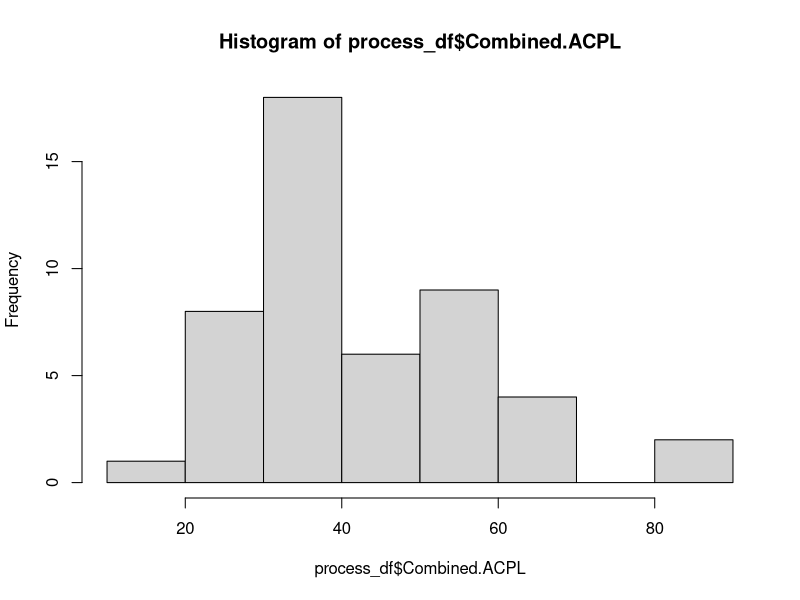
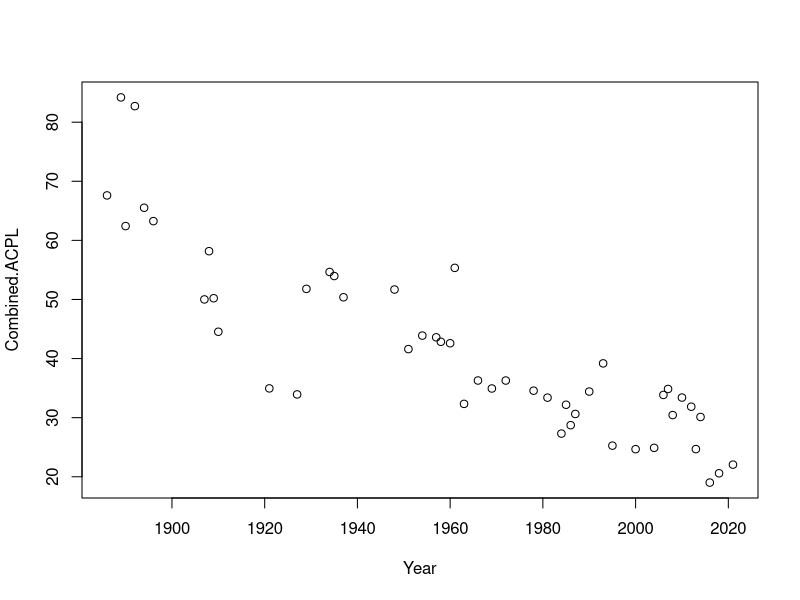
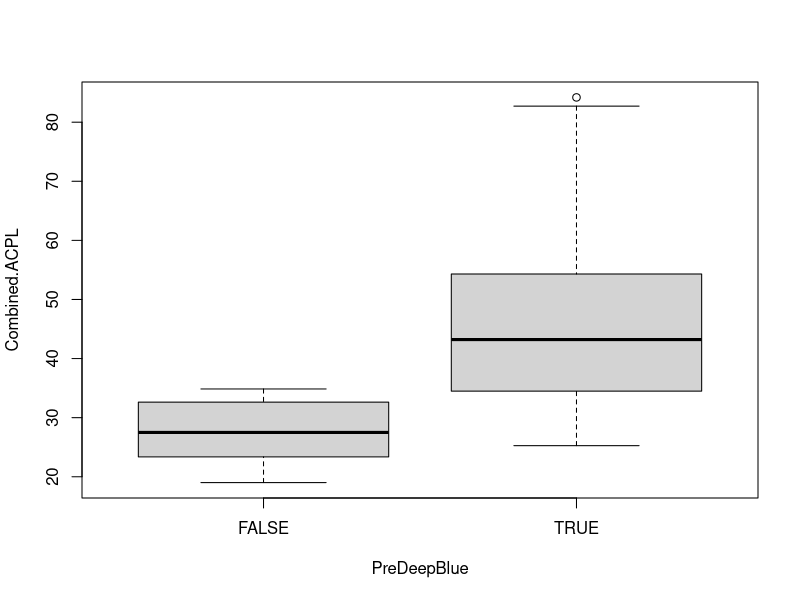
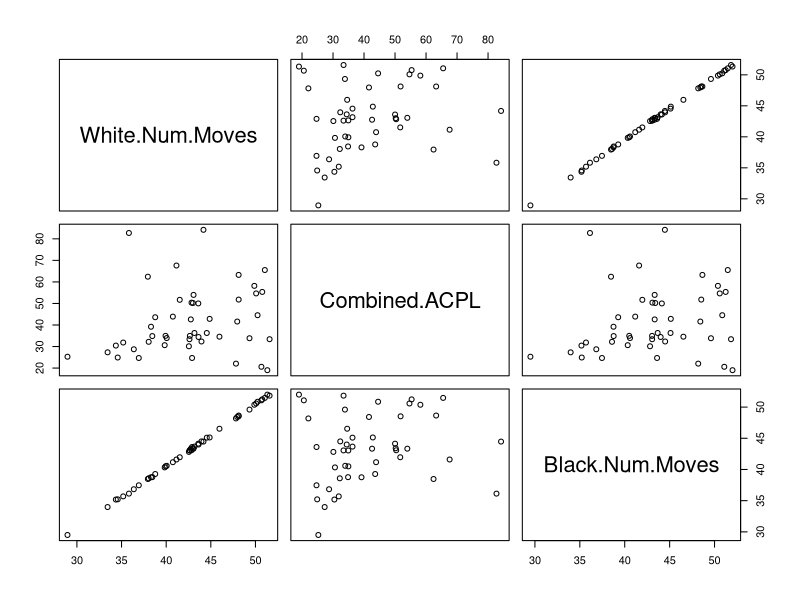

Write R code to recreate these figures, in order. (Note: this script raises an error after producing the figures.)
## ---- chunk 1
chess_df <- read.csv("analysis.csv")
## ---- chunk 2
normalize<-function(data){
  return((data-mean(data)) / sd(data))
}

df <- chess_df[,c('Year','White.Num.Moves','Black.Num.Moves','Combined.ACPL','PreDeepBlue')]
df
process_df <- aggregate(x=df[c('Combined.ACPL','White.Num.Moves','Black.Num.Moves')],by=list(Year=df$Year,PreDeepBlue=df$PreDeepBlue),mean)
process_df
## ---- chunk 3
hist(process_df$Combined.ACPL)
## ---- chunk 4
cor(process_df)
## ---- chunk 5
plot(Combined.ACPL ~ Year, data = process_df)
## ---- chunk 6
boxplot(Combined.ACPL ~ PreDeepBlue, data = process_df)
## ---- chunk 7
pairs(subset(process_df, select = c(White.Num.Moves,Combined.ACPL,Black.Num.Moves)))
## ---- chunk 8
process_df$PreDeepBlue <- factor(process_df$PreDeepBlue)
process_df
## ---- chunk 9
lm1 <- lm(Combined.ACPL ~ PreDeepBlue+Year, data = process_df)
summary(lm1)
## ---- chunk 10
library(car)
qqPlot(lm1, which = 2)
## ---- chunk 11
step_AIC_backward <- step(lm1)
step_AIC_backward
## ---- chunk 12
lm2 <- lm(Combined.ACPL ~ Year+I(Year^2), data = process_df)
summary(lm2)
## ---- chunk 13
qqPlot(lm2, which = 2)
## ---- chunk 14
step_AIC_backward <- step(lm2)
step_AIC_backward
## ---- chunk 15
Year <- c(2022,2023,2024,2025,2026,2027,2028,2029,2030,2031)
pre_df <-  data.frame(Year)
pre_df
ACPL_predict <- predict(lm2, newdata = pre_df)
plot(pre_df$Year,ACPL_predict)
## ---- chunk 16
ACPL_hat <- predict(lm2)
plot(process_df$Year,ACPL_hat)
